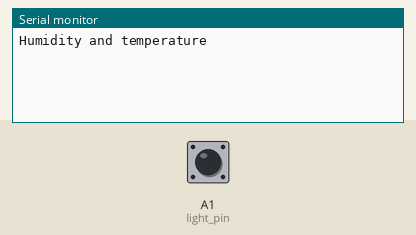
Bench run of a sketch on a simulated Arduino Uno, built with avr-gcc and run on an emulated ATmega328P. Parts: the last lines printed to the serial monitor. The test bench sets the inputs (shaded band); at power-on: A1 (light_pin) HIGH. No radio packets arrive unless stated.

Above: at 1.2 s.
1.3 s: A1 (light_pin) pulsed LOW 2 times (0.12 s each, 0.3 s apart)
At 2.2 s:
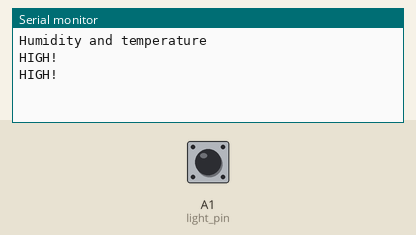
3.4 s: A1 (light_pin) pulsed LOW 5 times (0.12 s each, 0.3 s apart)
At 3.73 s:
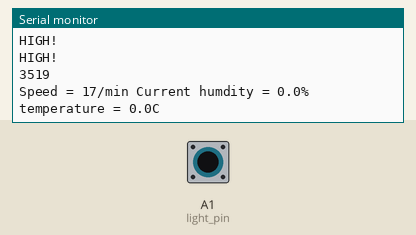

Measured:
- after the input at 1.3 s, the serial monitor: prints a new line after 0.12 s (image 1)
- after the input at 3.4 s, the serial monitor: prints a new line after 0.13 s (image 2)

The sketch:

light_speed_client.ino
```cpp
/*
  Upload Data to IoT Server ThingSpeak (https://thingspeak.com/):
  Support Devices: LoRa Shield + Arduino

  Example sketch showing how to read Temperature and Humidity from DHT11 sensor,
  Then send the value to LoRa Server, the LoRa Server will send the value to the
  IoT server

  It is designed to work with the other sketch dht11_server.

  modified 24 11 2016
  by Edwin Chen <support@dragino.com>
  Dragino Technology Co., Limited
*/

#include <SPI.h>
#include <RH_RF95.h>
#include <String.h>

RH_RF95 rf95;

#define dht_dpin A0 // Use A0 pin as Data pin for DHT11.
#define light_pin A1 // Use A1 pin as Data pin for Light
#define speed_pin A2 // Use A2 pin as Data pin for Speed.
byte bGlobalErr;
char dht_dat[5]; // Store Sensor Data
String stringOne;
float frequency = 923.2;
long nowtime = 0;
long lastime = 0;
int flag = 0;
int up = 0;
int pulse = 0;
int counter = 0;

unsigned char sendBuf1[10]={0};
unsigned char sendBuf2[10]={0};
char data[50] = {0} ;

void setup()
{
    InitDHT();
    Serial.begin(9600);
    if (!rf95.init())
        Serial.println("init failed");
    // Setup ISM frequency
    rf95.setFrequency(frequency);
    // Setup Power,dBm
    rf95.setTxPower(13);
    lastime = millis();

    Serial.println("Humidity and temperature\n\n");
}

void InitDHT()
{
    pinMode(dht_dpin,OUTPUT);//Set A0 to output
    pinMode(speed_pin,INPUT);//Set A2 to input
    pinMode(light_pin,INPUT);//Set A1 to input
    digitalWrite(dht_dpin,HIGH);//Pull high A0
}

//Get Sensor Data
void ReadDHT()
{
    bGlobalErr=0;
    byte dht_in;
    byte i;

    //pinMode(dht_dpin,OUTPUT);
    digitalWrite(dht_dpin,LOW);//Pull Low A0 and send signal
    delay(30);//Delay > 18ms so DHT11 can get the start signal

    digitalWrite(dht_dpin,HIGH);
    delayMicroseconds(40);//Check the high level time to see if the data is 0 or 1
    pinMode(dht_dpin,INPUT);
    // delayMicroseconds(40);
    dht_in=digitalRead(dht_dpin);//Get A0 Status
    //Serial.println(dht_in,DEC);
    if(dht_in){
        bGlobalErr=1;
        return;
    }
    delayMicroseconds(80);//DHT11 send response, pull low A0 80us
    dht_in=digitalRead(dht_dpin);

    if(!dht_in){
        bGlobalErr=2;
        return;
    }
    delayMicroseconds(80);//DHT11 send response, pull low A0 80us
    for (i=0; i<5; i++)//Get sensor data
    dht_dat[i] = read_dht_dat();
    pinMode(dht_dpin,OUTPUT);
    digitalWrite(dht_dpin,HIGH);//release signal and wait for next signal
    byte dht_check_sum = dht_dat[0]+dht_dat[1]+dht_dat[2]+dht_dat[3];//calculate check sum
    if(dht_dat[4]!= dht_check_sum)//check sum mismatch
        {bGlobalErr=3;}
};

int ReadSpeed(){

  if(digitalRead(speed_pin) == LOW)
    flag = 1;
  if((digitalRead(speed_pin) == HIGH) && (flag == 1))
  {
    up = 1;
    flag = 0;
  }

  if(up)
  {
    up = 0;
    return 1;
  }
  else
  {
    return 0;
  }
}

int ReadLight(){

  if(digitalRead(light_pin) == LOW)
    flag = 1;
  if((digitalRead(light_pin) == HIGH) && (flag == 1))
  {
    up = 1;
    flag = 0;
    Serial.println("HIGH!");
  }

  if(up)
  {
    up = 0;
    return 1;
  }
  else
  {
    return 0;
  }
}

int ReadCycle(){
  int cycletemp = 0;

  while(1){
    if(ReadLight()){
     cycletemp++;
    }

    if( (cycletemp == 3) && (digitalRead(light_pin) == HIGH) ){
      cycletemp = 0;
      return 1;
    }
  }
}

byte read_dht_dat(){
    byte i = 0;
    byte result=0;
    for(i=0; i< 8; i++)
    {
        while(digitalRead(dht_dpin)==LOW);//wait 50us
        delayMicroseconds(30);//Check the high level time to see if the data is 0 or 1
        if (digitalRead(dht_dpin)==HIGH)
        result |=(1<<(7-i));//
        while (digitalRead(dht_dpin)==HIGH);//Get High, Wait for next data sampleing.
    }
    return result;
}
uint16_t calcByte(uint16_t crc, uint8_t b)
{
    uint32_t i;
    crc = crc ^ (uint32_t)b << 8;

    for ( i = 0; i < 8; i++)
    {
        if ((crc & 0x8000) == 0x8000)
            crc = crc << 1 ^ 0x1021;
        else
            crc = crc << 1;
    }
    return crc & 0xffff;
}

uint16_t CRC16(uint8_t *pBuffer,uint32_t length)
{
    uint16_t wCRC16=0;
    uint32_t i;
    if (( pBuffer==0 )||( length==0 ))
    {
      return 0;
    }
    for ( i = 0; i < length; i++)
    {
      wCRC16 = calcByte(wCRC16, pBuffer[i]);
    }
    return wCRC16;
}

void loop()
{
    if(ReadCycle()){

      nowtime = millis();
      long rooptime = nowtime - lastime;
      Serial.println(rooptime);
      if (rooptime > 5000){
        ReadDHT();
        data[1] = dht_dat[0];//Get Humidity
        data[2] = dht_dat[1];//Get Humidity
        data[3] = dht_dat[2];//Get Temperature
        data[4] = dht_dat[3];//Get Temperature
      }

      data[0] = 60000 / (nowtime - lastime);
      lastime = nowtime;

      switch (bGlobalErr)
      {
        case 0:
            Serial.print("Speed = ");
            Serial.print(data[0], DEC);//Show Speed
            Serial.print("/min ");
            Serial.print("Current humdity = ");
            Serial.print(data[1], DEC);//Show humidity
            Serial.print(".");
            Serial.print(data[2], DEC);//Show humidity
            Serial.print("%  ");
            Serial.print("temperature = ");
            Serial.print(data[3], DEC);//Show temperature
            Serial.print(".");
            Serial.print(data[4], DEC);//Show temperature
            Serial.println("C  ");
            break;
         case 1:
            Serial.println("Error 1: DHT start condition 1 not met.");
            break;
         case 2:
            Serial.println("Error 2: DHT start condition 2 not met.");
            break;
         case 3:
            Serial.println("Error 3: DHT checksum error.");
            break;
         default:
            Serial.println("Error: Unrecognized code encountered.");
            break;
    }

    int i;
    for(i = 0;i < 5;i++)
    {
        sendBuf2[i] = data[i];
    }
    rf95.send(sendBuf2, 5);//Send LoRa Data
  }
}
```
